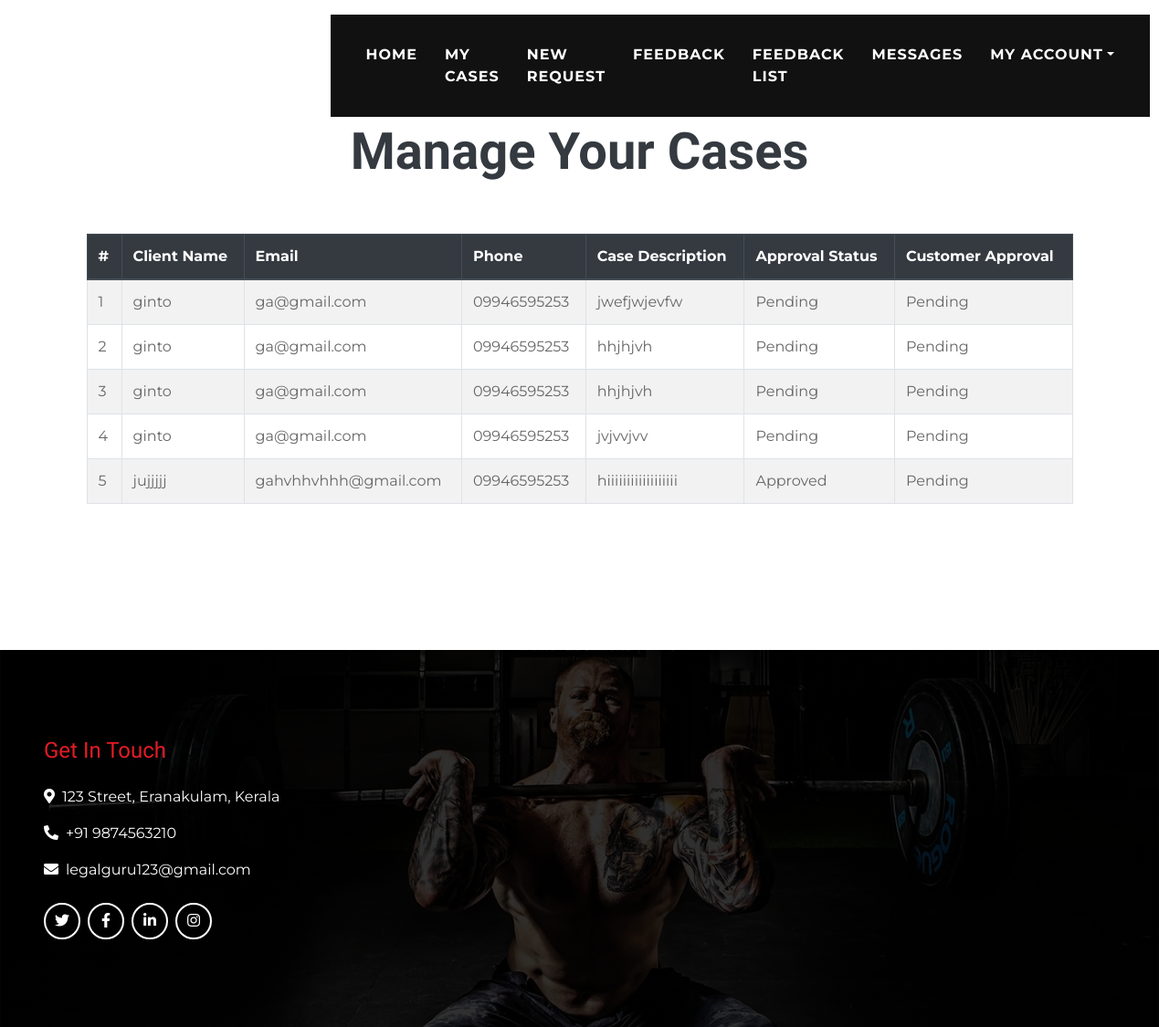
The app's page /client/clientcaselist, older data.
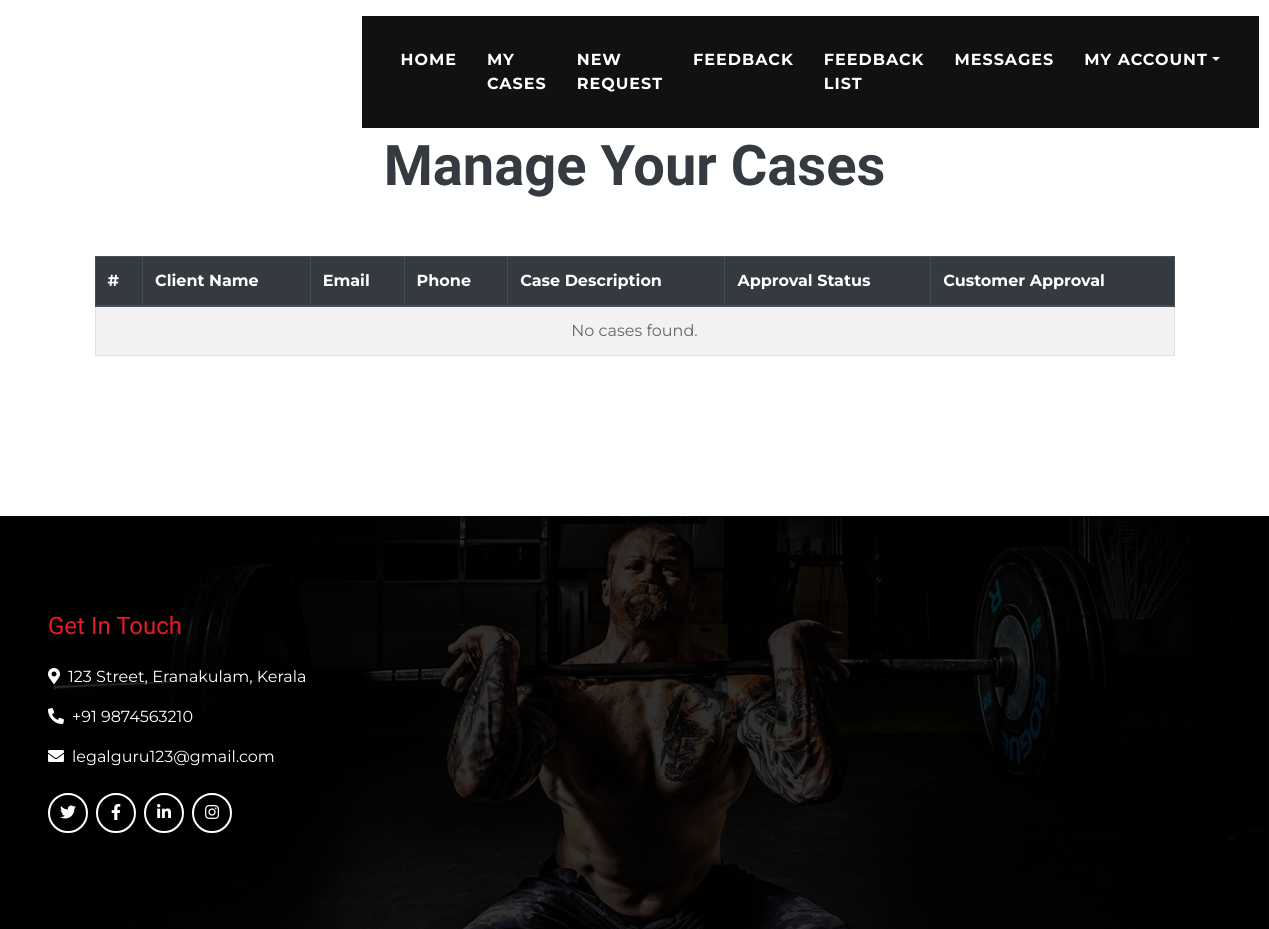
The same page, newer data.
### home/models.py (models this page shows, shortened)
class CaseRequest(models.Model):
    req_id = models.AutoField(primary_key=True)
    lawyer = models.ForeignKey(AdvocateRegistration,on_delete=models.CASCADE)
    name = models.CharField(max_length=50)
    email = models.EmailField(max_length=50)
    phone = models.CharField(max_length=11)
    case_des = models.TextField()
    approval = models.CharField(max_length=50, choices=[('Approved', 'Approved'), ('Pending', 'Pending'), ('Rejected', 'Rejected')], default='Pending')
    cust_approval = models.CharField(max_length=50, choices=[('Approved', 'Approved'), ('Pending', 'Pending'), ('Rejected', 'Rejected')], default='Pending')

### client/views.py (the view)
# urls.py: path('clientcaselist',views.clientcaselist,name='clientcaselist'),
def clientcaselist(request):
    cases = CaseRequest.objects.all()
    return render(request, 'clientcaselist.html', {'cases': cases})

### templates/clientcaselist.html
{% extends "clientbase.html" %}
{% load static %}
{% block content %}
<div class="container py-5">
    <div class="d-flex flex-column text-center mb-5">
        <h4 class="text-primary font-weight-bold">Case List</h4>
        <h4 class="display-4 font-weight-bold">Manage Your Cases</h4>
    </div>
    <table class="table table-striped table-bordered">
        <thead class="thead-dark">
            <tr>
                <th>#</th>
                <th>Client Name</th>
                <th>Email</th>
                <th>Phone</th>
                <th>Case Description</th>
                <th>Approval Status</th>
                <th>Customer Approval</th>
            </tr>
        </thead>
        <tbody>
            {% for case in cases %}
            <tr>
                <td>{{ case.req_id }}</td>
                <td>{{ case.name }}</td>
                <td>{{ case.email }}</td>
                <td>{{ case.phone }}</td>
                <td>{{ case.case_des }}</td>
                <td>{{ case.approval }}</td>
                <td>{{ case.cust_approval }}</td>
            </tr>
            {% empty %}
            <tr>
                <td colspan="7" class="text-center">No cases found.</td>
            </tr>
            {% endfor %}
        </tbody>
    </table>
</div>
{% endblock %}

### templates/clientbase.html (shortened to what this page needs)
{% load static %}
<!DOCTYPE html>
<html lang="en">
<head>
    <link href="https://cdnjs.cloudflare.com/ajax/libs/font-awesome/5.10.0/css/all.min.css" rel="stylesheet">
    <link href="{% static 'css/style.min.css' %}" rel="stylesheet">
</head>
<body class="bg-light">
    <div class="container-fluid p-0 nav-bar">
        <nav class="navbar navbar-expand-lg bg-none navbar-dark py-3">
            <a href="#" class="navbar-brand">
                <h3 class="m-0 display-4 font-weight-bold text-uppercase text-white">LEGAL GURU</h3>
            </a>
            <div class="collapse navbar-collapse justify-content-between" id="navbarCollapse">
                <div class="navbar-nav ml-auto p-4 bg-secondary">
                    <a href="{% url 'clientdash' %}" class="nav-item nav-link">HOME</a>
                    <a href="{% url 'clientcaselist' %}" class="nav-item nav-link">MY CASES</a>
                    <a href="{% url 'clientcase' %}" class="nav-item nav-link">NEW REQUEST</a>
                    <a href="{% url 'submit_feedback' %}" class="nav-item nav-link">FEEDBACK</a>
                    <a href="{% url 'feedback_list' %}" class="nav-item nav-link">FEEDBACK LIST</a>
                    <a href="#" class="nav-item nav-link">MESSAGES</a>
                    <div class="nav-item dropdown">
                        <a href="#" class="nav-link dropdown-toggle" data-toggle="dropdown">MY ACCOUNT</a>
                    </div>
                </div>
            </div>
        </nav>
    </div>
    <div class="container py-5">
        {% block content %}{% endblock %}
    </div>
    <div class="footer container-fluid mt-5 py-5 px-sm-3 px-md-5 text-white">
        <div class="row pt-5">
            <div class="col-lg-3 col-md-6 mb-5">
                <h4 class="text-primary mb-4">Get In Touch</h4>
                <p><i class="fa fa-map-marker-alt mr-2"></i>123 Street, Eranakulam, Kerala</p>
                <p><i class="fa fa-phone-alt mr-2"></i>+91 9874563210</p>
                <p><i class="fa fa-envelope mr-2"></i>legalguru123@gmail.com</p>
                <div class="d-flex justify-content-start mt-4">
                    <a class="btn btn-outline-light rounded-circle text-center mr-2 px-0" style="width: 40px; height: 40px;" href="#"><i class="fab fa-twitter"></i></a>
                    <a class="btn btn-outline-light rounded-circle text-center mr-2 px-0" style="width: 40px; height: 40px;" href="#"><i class="fab fa-facebook-f"></i></a>
                    <a class="btn btn-outline-light rounded-circle text-center mr-2 px-0" style="width: 40px; height: 40px;" href="#"><i class="fab fa-linkedin-in"></i></a>
                    <a class="btn btn-outline-light rounded-circle text-center mr-2 px-0" style="width: 40px; height: 40px;" href="#"><i class="fab fa-instagram"></i></a>
                </div>
            </div>
        </div>
    </div>
</body>
</html>

Row changes from the older to the newer data that the page shows:
removed CaseRequest: req_id "1", name "ginto", email "ga@gmail.com", phone "09946595253", case_des "jwefjwjevfw", approval "Pending", cust_approval "Pending"
removed CaseRequest: req_id "2", name "ginto", email "ga@gmail.com", phone "09946595253", case_des "hhjhjvh", approval "Pending", cust_approval "Pending"
removed CaseRequest: req_id "3", name "ginto", email "ga@gmail.com", phone "09946595253", case_des "hhjhjvh", approval "Pending", cust_approval "Pending"
removed CaseRequest: req_id "4", name "ginto", email "ga@gmail.com", phone "09946595253", case_des "jvjvvjvv", approval "Pending", cust_approval "Pending"
removed CaseRequest: req_id "5", name "jujjjjj", email "gahvhhvhhh@gmail.com", phone "09946595253", case_des "hiiiiiiiiiiiiiiiiii", approval "Approved", cust_approval "Pending"
Text that changed along with them:
text now shown: "No cases found."
